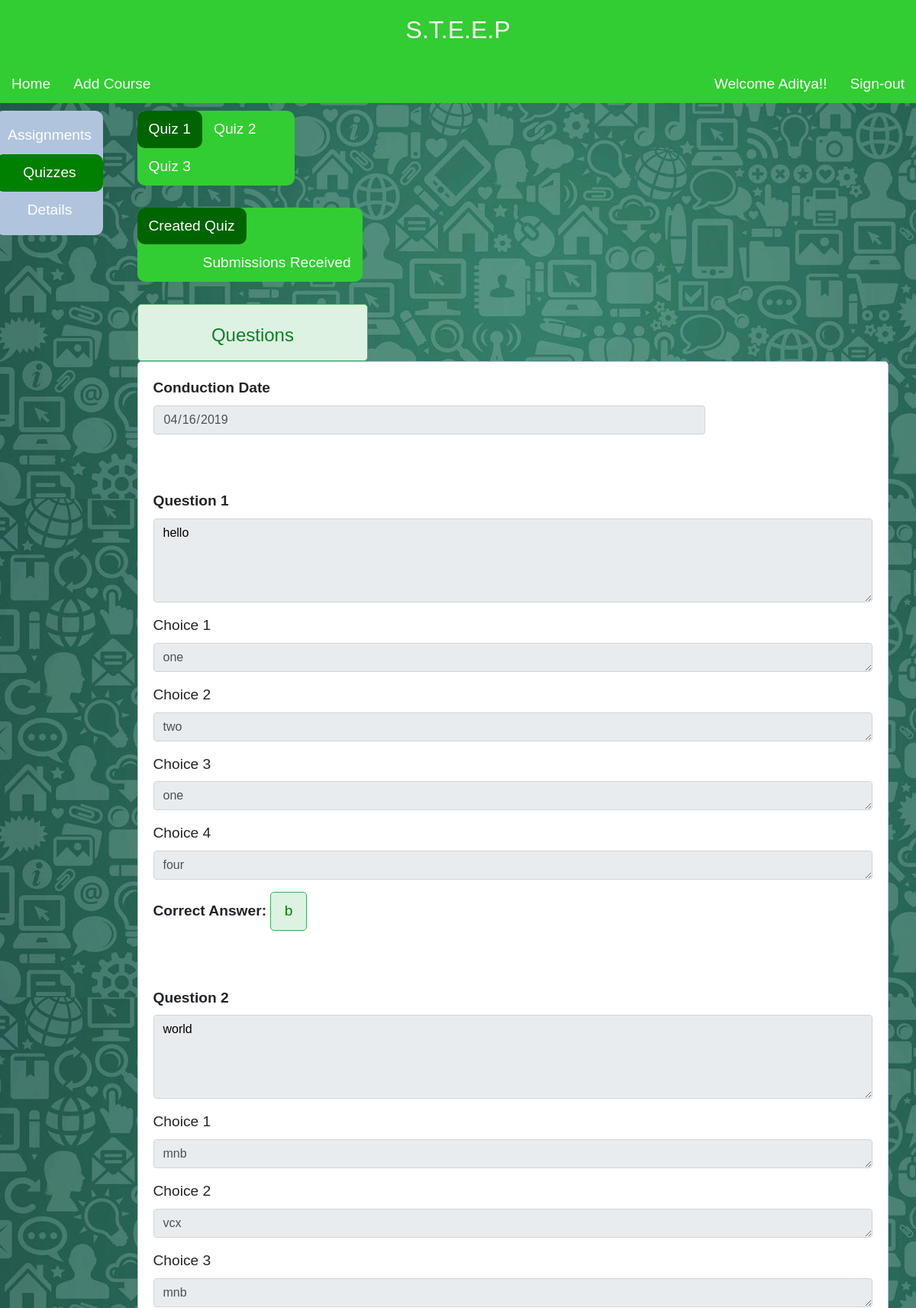
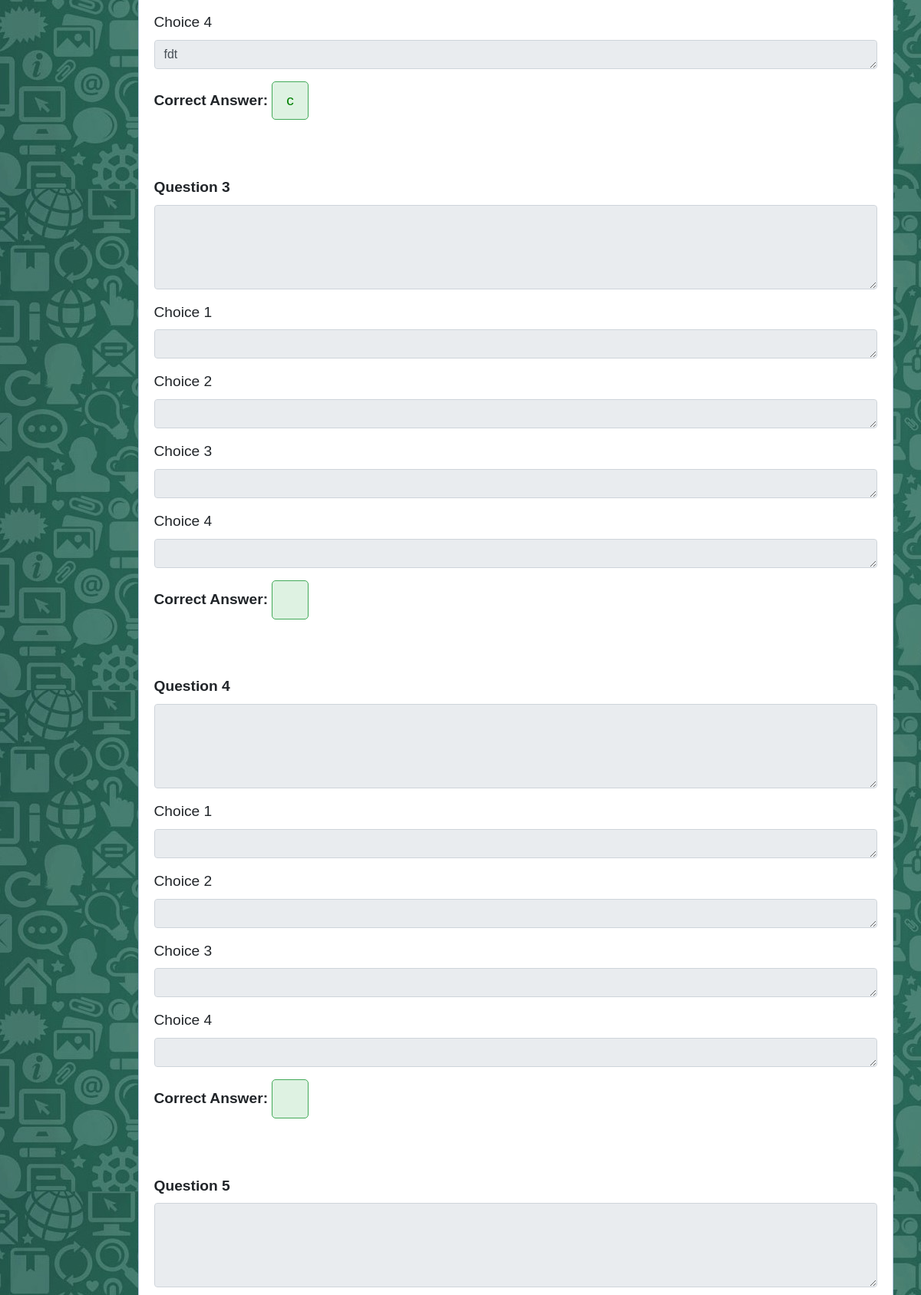
Screenshot of /STEEP/course_quiz1.php?c_id=C1 (signed in, upper part) with the database file from the repository (2 pictures, top to bottom).
### tables this page shows
CREATE TABLE `quizzes` (
  `c_id` varchar(50) NOT NULL,
  `id` varchar(50) NOT NULL,
  `qno` int(11) NOT NULL,
  `due` date NOT NULL,
  `question_1` mediumtext NOT NULL,
  `choice_1_1` text NOT NULL,
  `choice_1_2` text NOT NULL,
  `choice_1_3` text NOT NULL,
  `choice_1_4` text NOT NULL,
  `correct_1` varchar(1) NOT NULL,
  `question_2` mediumtext NOT NULL,
  `choice_2_1` text NOT NULL,
  `choice_2_2` text NOT NULL,
  `choice_2_3` text NOT NULL,
  `choice_2_4` text NOT NULL,
  `correct_2` varchar(1) NOT NULL,
  `question_3` mediumtext NOT NULL,
  `choice_3_1` text NOT NULL,
  `choice_3_2` text NOT NULL,
  `choice_3_3` text NOT NULL,
  `choice_3_4` text NOT NULL,
  `correct_3` varchar(1) NOT NULL,
  `question_4` mediumtext NOT NULL,
  `choice_4_1` text NOT NULL,
  `choice_4_2` text NOT NULL,
  `choice_4_3` text NOT NULL,
  `choice_4_4` text NOT NULL,
  `correct_4` varchar(1) NOT NULL,
  `question_5` mediumtext NOT NULL,
  `choice_5_1` text NOT NULL,
  `choice_5_2` text NOT NULL,
  `choice_5_3` text NOT NULL,
  `choice_5_4` text NOT NULL,
  `correct_5` varchar(1) NOT NULL,
  `question_6` mediumtext NOT NULL,
  `choice_6_1` text NOT NULL,
  `choice_6_2` text NOT NULL,
  `choice_6_3` text NOT NULL,
  `choice_6_4` text NOT NULL,
  `correct_6` varchar(1) NOT NULL,
  `question_7` mediumtext NOT NULL,
  `choice_7_1` text NOT NULL,
  `choice_7_2` text NOT NULL,
  `choice_7_3` text NOT NULL,
  `choice_7_4` text NOT NULL,
  `correct_7` varchar(1) NOT NULL,
  `question_8` mediumtext NOT NULL,
  `choice_8_1` text NOT NULL,
  `choice_8_2` text NOT NULL,
  `choice_8_3` text NOT NULL,
  `choice_8_4` text NOT NULL,
  `correct_8` varchar(1) NOT NULL,
  `question_9` mediumtext NOT NULL,
  `choice_9_1` text NOT NULL,
  `choice_9_2` text NOT NULL,
  `choice_9_3` text NOT NULL,
  `choice_9_4` text NOT NULL,
  `correct_9` varchar(1) NOT NULL,
  `question_10` mediumtext NOT NULL,
  `choice_10_1` text NOT NULL,
  `choice_10_2` text NOT NULL,
  `choice_10_3` text NOT NULL,
  `choice_10_4` text NOT NULL,
  `correct_10` varchar(1) NOT NULL
);

### STEEP/course_quiz1.php (the view, shortened to what this page needs)
<?php
  if(isset($_GET['c_id']))
$c_id = $_GET['c_id'];
else
$c_id = $_POST['c_id'];
$a_id = $c_id."_1";
?>
<html>
<head>
	<link rel="stylesheet" href="https://stackpath.bootstrapcdn.com/bootstrap/4.3.1/css/bootstrap.min.css">
<link rel="stylesheet" href="style.css">
</head>
<body>
<div class="title">
		<h2>S.T.E.E.P</h2>
</div>
<div class="topnav">
        <a href="index_faculty.php">Home</a>
        <a href="Add_Course.php">Add Course</a>
		<?php  if (isset($_SESSION['username'])) : ?>
        <a style="float:right;"   href="index_faculty.php?logout='1'">Sign-out</a>
        <a style="float:right;" href="#">Welcome <?php echo $_SESSION['username']; ?>!!</a>
		<?php endif ?>
</div>
<div class="row">
<div class="leftcolumn">
  <div class="sidenav">
  <a  href="course_assignment1.php?c_id=<?php echo $c_id; ?>">Assignments</a>
  <a class="sideactive" href="#">Quizzes</a>
  <a href="Details.php?c_id=<?php echo $c_id; ?>">Details</a>
  </div>
</div>
<div class="rightcolumn">
<div class="topnav" style="width:21%; border-radius:10px;">
       <a  class='active' href='#'> Quiz 1</a>
        <a href="course_quiz2.php?c_id=<?php echo $c_id; ?>">Quiz 2</a>
        <a href="course_quiz3.php?c_id=<?php echo $c_id; ?>">Quiz 3</a>
</div>
<?php
$db = mysqli_connect('localhost', 'root', '', 'steep') or die(mysqli_error());
$quiz_check_query = "SELECT * FROM quizzes WHERE c_id='$c_id' AND id='$a_id' LIMIT 1";
$result = mysqli_query($db, $quiz_check_query);
$quiz = mysqli_fetch_assoc($result);
if($quiz)
{
    ?>
    <br>
<div class="topnav" style="width:30%; border-radius:10px;">
       <a  class='active'  href='#'> Created Quiz</a>
       <a href='course_quiz1_sub.php?c_id=<?php echo $c_id; ?>' style="float:right;"> Submissions Received</a>
</div>
<?php
  $due = $quiz['due'];
?>
  <br>
    <div class="container-fluid" style="width:80%; border-radius:5px; margin-left:-15px;">
    <div  class="no_error" style="width:40%; border-radius=5px; margin-left:0px;" >
       <p ><h4><center>Questions</center></h4>
        </div>
     <form action="#" method="POST" style="border-radius:5px;">
        <fieldset>
        <div class="container-fluid" style="width:80%; margin-left:-15px;">
        <div class="form-group">
                <b><label for="Due Date">Conduction Date</label></b>
                <input type="date" class="form-control" name="due" value="<?php echo $due; ?>" readonly>
        </div>
        </div>
           <?php
           for($i=1;$i<11;$i++)
           {
               $question = $quiz['question_'.$i];
               $choice1 = $quiz['choice_'.$i.'_1'];
               $choice2 = $quiz['choice_'.$i.'_2'];
               $choice3 = $quiz['choice_'.$i.'_3'];
               $choice4 = $quiz['choice_'.$i.'_4'];
               $correct = $quiz['correct_'.$i];
            ?>
            <br>
            <br>
            <div class="form-group">
                <label for="content"><b>Question <?php echo $i; ?></b></label>
                <textarea class="form-control"  style="color:black;" qid="content" name="question_<?php echo $i; ?>" rows="4" readonly><?php echo $question; ?></textarea>
            </div>
            <div class="form-group">
                <label for="content">Choice 1</label>
                <textarea class="form-control" id="content" name="choice_<?php echo $i; ?>_1" rows="1" value="<?php echo $choice1; ?>" readonly><?php echo $choice1; ?></textarea>
            </div>
            <div class="form-group">
                <label for="content">Choice 2</label>
                <textarea class="form-control" id="content" name="choice_<?php echo $i; ?>_2" rows="1"  readonly><?php echo $choice2; ?></textarea>
            </div>
            <div class="form-group">
                <label for="content">Choice 3</label>
                <textarea class="form-control" id="content" name="choice_<?php echo $i; ?>_3" rows="1" value="<?php echo $choice3; ?>" readonly><?php echo $choice1; ?></textarea>
            </div>
            <div class="form-group">
                <label for="content">Choice 4</label>
                <textarea class="form-control" id="content" name="choice_<?php echo $i; ?>_4" rows="1" value="<?php echo $choice4; ?>" readonly><?php echo $choice4; ?></textarea>
            </div>
            <div class="form-group">
                <label for="Correct Option"><b>Correct Answer: </b></label>
                <input type='text' style="color:green; width:5%; text-align:center;"  class="no_error" class="form-control" name="correct_<?php echo $i; ?>" value="<?php echo $correct; ?>" readonly>
            </div>
         <?php
           }
        ?>
        </form>
        </div>
<?php
}
?>
</div>
</div>
</body>
</html>

### STEEP/style.css (style rules this page uses)
* { margin: 0px; padding: 0px; }
body { font-size: 120%; background-image: url("whatsapp1.jpg"); font-family: Arial; }
form, .content { width: 130%; margin: 0px auto; padding: 20px; border: 1px solid #B0C4DE; background: white; border-radius: 0px 0px 10px 10px; }
.no_error { width: 92%; margin: 0px auto; padding: 10px; border: 1px solid #42a958; color: #0c8125; background: #def2e2; border-radius: 5px; text-align: left; }
.topnav { overflow:hidden; background-color:rgb(50, 205, 50); position: sticky; position: -webkit-sticky; top: 0; }
.topnav a { display:block; float:left; text-decoration:none; text-align:center; padding :10px 15px; color:white; border-radius: 10px; }
.topnav a.active { background-color:rgb(0, 100, 0); }
.title { text-align:center; background-color:rgb(50, 205, 50); color:white; padding:20px; }
.sidenav { width: 140px; position: static; z-index: 1; top: 20px; left: 20px; background-color: #B0C4DE; overflow-x: hidden; padding: 8px 0; border-radius: 10px; }
.sidenav a { display: block; text-decoration:none; text-align:center; padding :10px 15px; color:white; border-radius: 10px; }
.sideactive { background-color: green; }
.leftcolumn { margin-left:10px; margin-top:10px; float: left; width: 15%; }
.rightcolumn { margin-top:10px; float: right; width: 80%; }
.row:after { content: ""; display: table; clear: both; }

### rows the page displays
quizzes: due "04/16/2019", question_1 "hello", choice_1_1 "one", choice_1_2 "two", choice_1_3 "one", choice_1_4 "four", correct_1 "b", question_2 "world", choice_2_1 "mnb", choice_2_2 "vcx", choice_2_3 "mnb", choice_2_4 "fdt", correct_2 "c"

### other values shown
$_SESSION['username'] "Aditya"
